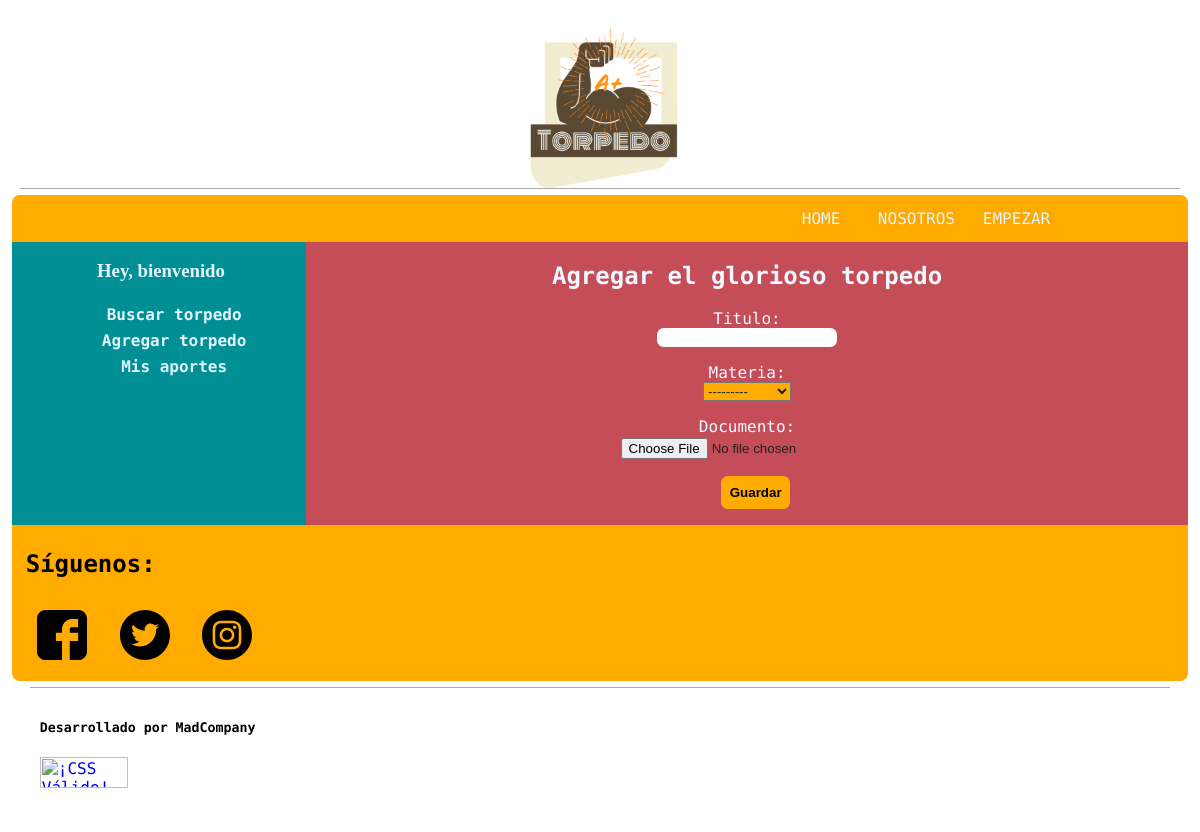
The page /agregartorpedo on the database its author committed.
### torpedopage/models.py (models this page shows, shortened)
class ImagenPage(models.Model):
    autor = models.ForeignKey('auth.User', on_delete=models.CASCADE)
    descripcion = models.CharField(max_length=200)
    imagen = models.ImageField(upload_to='media/')

class Materia(models.Model):
    materia = models.CharField(max_length=100, primary_key=True)
    def __str__(self):
        return self.materia

### torpedopage/views.py (the view)
# urls.py: path('agregartorpedo', views.agregartorpedo, name='agregartorpedo'),
def agregartorpedo(request):
    if request.method == 'POST':
        form = ApunteForm(request.POST, request.FILES)
        if form.is_valid():
            Apunte = form.save(commit=False)
            Apunte.autor = request.user
            Apunte.save()
            return redirect('user_page')
    else:
        form = ApunteForm()
    return render(request, 'torpedopage/agregartorpedo.html', {'logo': logo, 'form': form})

### torpedopage/forms.py
class ApunteForm(forms.ModelForm):
    class Meta:
        model = Apunte
        fields = ('titulo', 'materia', 'documento', )

### torpedopage/templates/torpedopage/agregartorpedo.html (shortened to what this page needs)
{% extends "torpedopage/base_user.html" %}
{% load static %}
{% block agregartorpedos %}
<h2>Agregar el glorioso torpedo</h2>
<form method="POST" enctype="multipart/form-data">
    {{ form.as_p }}
    <button type="submit">Guardar</button>
</form>
{% endblock agregartorpedos %}

### torpedopage/templates/torpedopage/base_user.html (shortened to what this page needs)
{% load static %}
<html>
<head>
    <link rel="stylesheet" href="{% static 'css/flexboxgrid.css' %}">
    <link rel="stylesheet" href="{% static 'css/estilonav_pie.css' %}">
    <link rel="stylesheet" href="{% static 'css/base_user.css' %}">
</head>
<body>
    <div class="container">
        <header class="row">
            <div class="col-xs-12 col-lg-12 center-xs">
                <div class="header">
                    {% for logo in logo %}
                    <img src="{{ logo.imagen.url }}" alt="{{ logo.descripcion }}">
                    {% endfor %}
                </div>
            </div>
        </header>
        <nav class="row">
            <div class="backgroundnav col-xs-12">
                {% include "torpedopage/menubar.html" %}
            </div>
        </nav>
        <div class="row">
            <div class="background_menu_user col-xs-12 col-lg-3 first-md">
                <h3>Hey, bienvenido {{ user.username | upper }}</h3>
                <nav id="nav_user">
                    <ul>
                        <li>
                            <a href="{% url 'buscar_torpedo' %}">Buscar torpedo</a>
                        </li>
                        <li>
                            <a href="{% url 'agregartorpedo' %}">Agregar torpedo</a>
                        </li>
                        <li>
                            <a href="{% url 'mis_aportes' %}">Mis aportes</a>
                        </li>
                    </ul>
                </nav>
            </div>
            <div class="background_right_user col-xs-12 col-lg-9">
                <div class="box">
                    {% block agregartorpedos %}
                    {% endblock %}
                </div>
            </div>
        </div>
        <div class="row">
            {% include "torpedopage/redes_sociales.html" %}
        </div>
        <footer class="row">
            {% include "torpedopage/footer.html" %}
        </footer>
    </div>
</body>
</html>

### torpedopage/static/css/flexboxgrid.css (style rules this page uses)
.container-fluid, .container { margin-right: auto; margin-left: auto; }
.row { box-sizing: border-box; display: -webkit-box; display: -ms-flexbox; display: flex; -webkit-box-flex: 0; -ms-flex: 0 1 auto; flex: 0 1 auto; -webkit-box-orient: horizontal; -webkit-box-direction: normal; -ms-flex-direction: row; flex-direction: row; -ms-flex-wrap: wrap; flex-wrap: wrap; margin-right: -0.5rem; margin-left: -0.5rem; }
.col-xs, .col-xs-1, .col-xs-2, .col-xs-3, .col-xs-4, .col-xs-5, .col-xs-6, .col-xs-7, .col-xs-8, .col-xs-9, .col-xs-10, .col-xs-11, .col-xs-12, .col-xs-offset-0, .col-xs-offset-1, .col-xs-offset-2, .col-xs-offset-3, .col-xs-offset-4, .col-xs-offset-5, .col-xs-offset-6, .col-xs-offset-7, .col-xs-offset-8, .col-xs-offset-9, .col-xs-offset-10, .col-xs-offset-11, .col-xs-offset-12 { box-sizing: border-box; -webkit-box-flex: 0; -ms-flex: 0 0 auto; flex: 0 0 auto; padding-right: 0.5rem; padding-left: 0.5rem; }
.col-xs-12 { -ms-flex-preferred-size: 100%; flex-basis: 100%; max-width: 100%; }
.center-xs { -webkit-box-pack: center; -ms-flex-pack: center; justify-content: center; text-align: center; }
@media only screen and (min-width: 48em) { .container { width: auto; margin-right: 1%; margin-left: 1% } }
@media only screen and (min-width: 64em) { .container { width: auto; margin-right: 1%; margin-left: 1% } }
@media only screen and (min-width: 64em) { .first-md { -webkit-box-ordinal-group: 0; -ms-flex-order: -1; order: -1; } }
@media only screen and (min-width: 75em) { .container { width: auto; margin-right: 1%; margin-left: 1% } }
@media only screen and (min-width: 75em) { .col-lg, .col-lg-1, .col-lg-2, .col-lg-3, .col-lg-4, .col-lg-5, .col-lg-6, .col-lg-7, .col-lg-8, .col-lg-9, .col-lg-10, .col-lg-11, .col-lg-12, .col-lg-offset-0, .col-lg-offset-1, .col-lg-offset-2, .col-lg-offset-3, .col-lg-offset-4, .col-lg-offset-5, .col-lg-offset-6, .col-lg-offset-7, .col-lg-offset-8, .col-lg-offset-9, .col-lg-offset-10, .col-lg-offset-11, .col-lg-offset-12 { box-sizing: border-box; -webkit-box-flex: 0; -ms-flex: 0 0 auto; flex: 0 0 auto; padding-right: 0.5rem; padding-left: 0.5rem; } }
@media only screen and (min-width: 75em) { .col-lg-3 { -ms-flex-preferred-size: 25%; flex-basis: 25%; max-width: 25%; } }
@media only screen and (min-width: 75em) { .col-lg-9 { -ms-flex-preferred-size: 75%; flex-basis: 75%; max-width: 75%; } }
@media only screen and (min-width: 75em) { .col-lg-12 { -ms-flex-preferred-size: 100%; flex-basis: 100%; max-width: 100%; } }

### torpedopage/static/css/estilonav_pie.css (style rules this page uses)
.header { background: white; border-bottom: 1px solid darkgray; margin-bottom: 0.5%; height: 15vw; }
.header img { height: 100%; }
.backgroundnav { background: #FFAB00; border-top-right-radius: 0.5em; border-top-left-radius: 0.5em; margin-bottom: 0%; }

### torpedopage/static/css/base_user.css (style rules this page uses)
.background_menu_user { background: #008f95; }
.background_right_user { background: #c44d58; }
.background_right_user h2 { font-family: 'Ubuntu Mono', monospace; font-style: normal; font-weight: lighter; color: aliceblue; font-weight: bold; text-align: center; }
.background_right_user form { text-align: center; }
.background_right_user form label { font-family: 'Ubuntu Mono', monospace; font-style: normal; font-weight: lighter; color: aliceblue; display: block; }
.background_right_user form input { border-radius: 0.5em; border: none; color: #212121; padding: 0.2%; }
.background_right_user form select { color: #212121; background: #FFAB00; }
.background_right_user form button { margin-left: 2%; background: #FFAB00; border-radius: 0.5em; border: none; font-weight: bold; padding: 1% }
#nav_user { font-family: 'Ubuntu Mono', monospace; font-style: normal; font-weight: lighter; color: aliceblue; font-weight: bold; }
#nav_user > ul { text-align: center; }
#nav_user > ul > li { list-style: none; display: list-item; padding: 1.5%; margin-left: -4%; }
#nav_user > ul > li > a { color: #E1F5FE; text-decoration: none; }
.background_menu_user h3 { color: #E1F5FE; text-align: center; padding-left: 1.5%; }

### rows shown on the page
ImagenPage: imagen (picture)
Materia: materia "---------"
